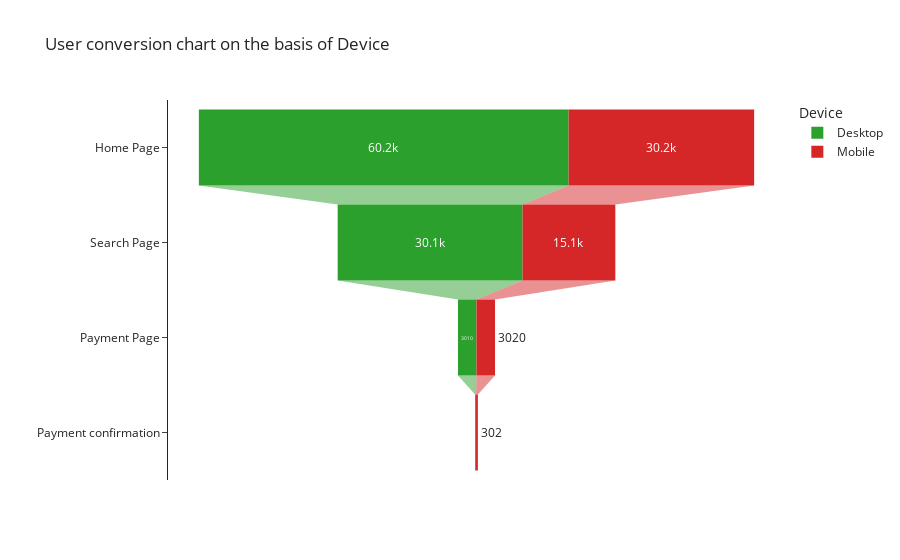

Source (notebook cell):
### Markdown cell above
#### As we can see sex does not have any such impact on conversion rate, the ratio of both sexes is quite equal. Now we will check if device can provide us some conclusive detail.

### Code cell
data = dict(Quantity=[p[p['device']=='Desktop'].count()[0],c[c['device']=='Desktop'].count()[0],s[s['device']=='Desktop'].count()[0],t[t['device']=='Desktop'].count()[0],p[p['device']=='Mobile'].count()[0],c[c['device']=='Mobile'].count()[0],s[s['device']=='Mobile'].count()[0],t[t['device']=='Mobile'].count()[0]],
    
            Stage=["Home Page", "Search Page", "Payment Page","Payment confirmation"]*2,
    
            Device=['Desktop']*4 + ['Mobile']*4)
    
fig = px.funnel(data, y='Stage', x='Quantity', color='Device',
                color_discrete_map={"Tatooine": "#374B53", 
                                    "Mandalore": "#617588"},
                template="simple_white",
                title='User conversion chart on the basis of Device',
                labels={"Stage": ""})
fig.show()

### Figure 1 — Plotly figure (JSON) as saved in the notebook; plotly's stock layout.template omitted (floating-point values rounded to 4 significant figures)
{"data": [{"hovertemplate": "Device=Desktop<br>Quantity=%{x}<br>=%{y}<extra></extra>", "legendgroup": "Desktop", "marker": {"color": "#2CA02C"}, "name": "Desktop", "orientation": "h", "showlegend": true, "type": "funnel", "x": [60200, 30100, 3010, 150], "xaxis": "x", "y": ["Home Page", "Search Page", "Payment Page", "Payment confirmation"], "yaxis": "y"}, {"hovertemplate": "Device=Mobile<br>Quantity=%{x}<br>=%{y}<extra></extra>", "legendgroup": "Mobile", "marker": {"color": "#D62728"}, "name": "Mobile", "orientation": "h", "showlegend": true, "type": "funnel", "x": [30200, 15100, 3020, 302], "xaxis": "x", "y": ["Home Page", "Search Page", "Payment Page", "Payment confirmation"], "yaxis": "y"}], "layout": {"legend": {"title": {"text": "Device"}, "tracegroupgap": 0}, "title": {"text": "User conversion chart on the basis of Device"}, "xaxis": {"anchor": "y", "domain": [0, 1], "title": {"text": "Quantity"}}, "yaxis": {"anchor": "x", "domain": [0, 1], "title": {"text": ""}}}}
